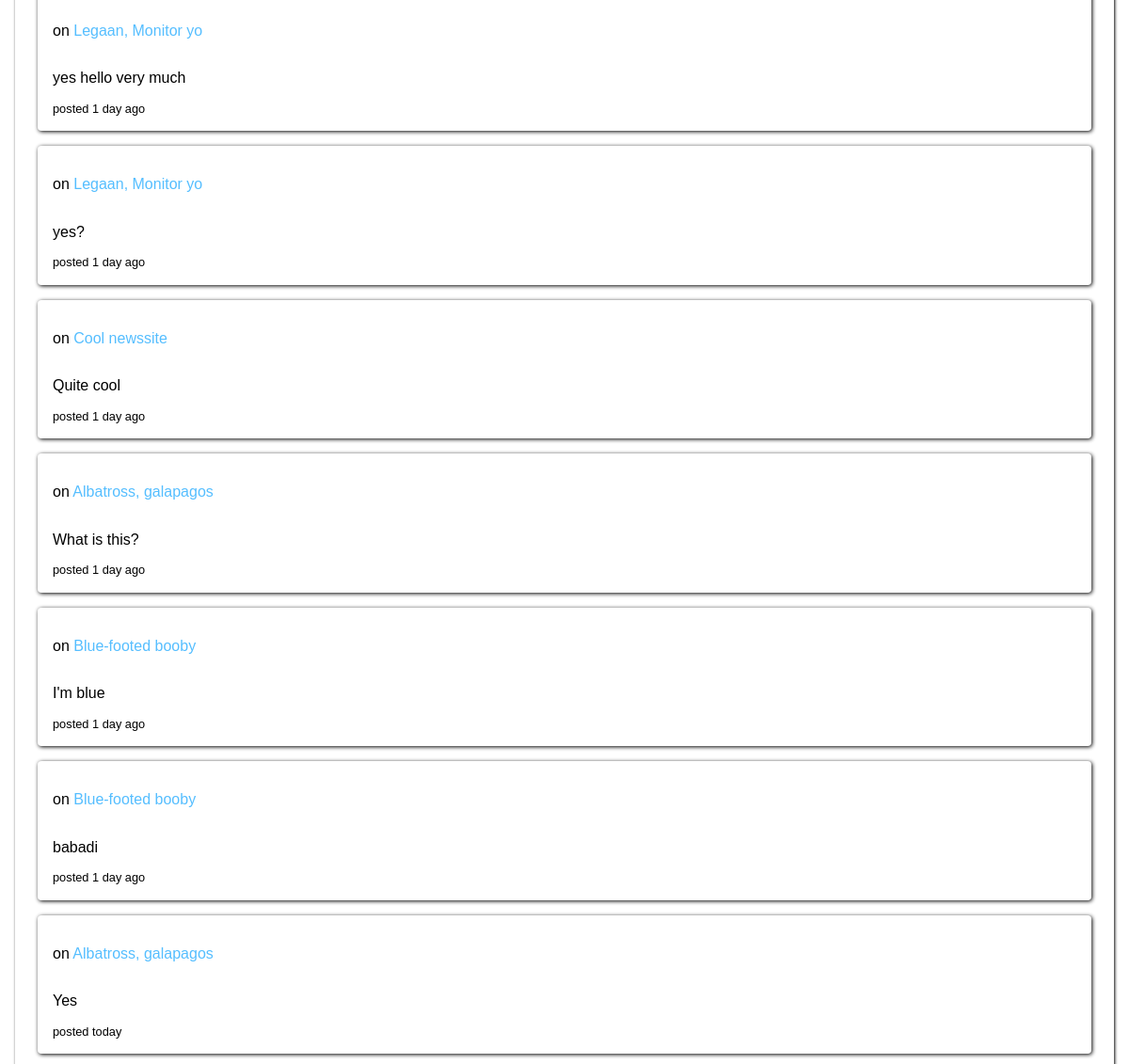
The app's page /view.php?view=profile&user_id=1 (lower part), older data.
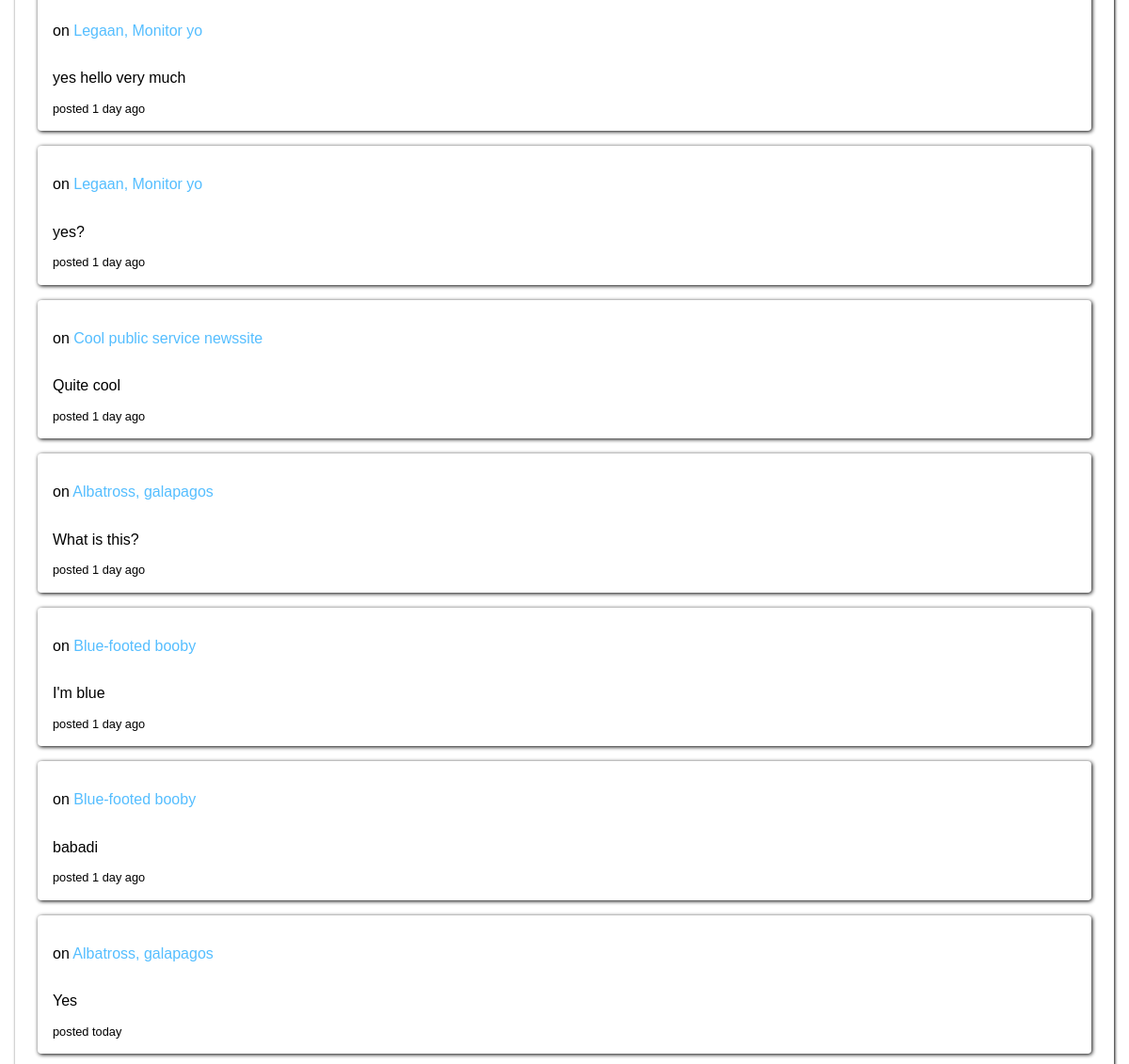
The same page, newer data.
### tables this page shows
CREATE TABLE comments (
	id INTEGER NOT NULL PRIMARY KEY AUTOINCREMENT UNIQUE,
	post_id INTEGER NOT NULL,
	user_id INTEGER NOT NULL,
	comment VARCHAR NOT NULL,
	reply INTEGER,
	creation_time DATETIME NOT NULL
);

CREATE TABLE posts (
	id INTEGER NOT NULL PRIMARY KEY AUTOINCREMENT UNIQUE,
	user_id INTEGER NOT NULL,
	title VARCHAR NOT NULL,
	description VARCHAR NOT NULL,
	url VARCHAR NOT NULL,
	creation_time DATETIME NOT NULL
);

### app/functions.php (called while the page is built, shortened)
<?php
function getAge(string $birth): string
{
    $today = new DateTime();
    $birth = new DateTime($birth);
    $interval = $today->diff($birth);
    if ($interval->m === 0 && $interval->days === 1) {
        return $interval->days . " day ago";
    } elseif ($interval->m === 0 && $interval->days > 0) {
        return $interval->days . " days ago";
    }
    return "today";
}
function fetchUserComments(int $userId, PDO $db): ?array
{
    $stmnt = $db->prepare("SELECT * FROM comments WHERE user_id = :user_id");
    $stmnt->bindParam(":user_id", $userId, PDO::PARAM_INT);
    $stmnt->execute();
    $results = $stmnt->fetchAll(PDO::FETCH_ASSOC);
    return $results;
}
function fetchPostTitle(int $postId, PDO $db): ?string
{
    $stmnt = $db->prepare("SELECT title FROM posts WHERE id = :id;");
    $stmnt->bindParam(":id", $postId, PDO::PARAM_INT);
    $stmnt->execute();
    $result = $stmnt->fetch(PDO::FETCH_ASSOC);
    return $result['title'];
}

### view.php (the view, shortened to what the changed rows need)
<?php
require __DIR__ . '/app/autoload.php';
require __DIR__ . '/views/header.php';
if (isset($_GET['view'])) {
    $view = filter_var($_GET['view'], FILTER_SANITIZE_STRING);
    if ($view === 'post') {
        if (isset($_GET['post_id'])) {
            $postId = (int)filter_var($_GET['post_id'], FILTER_SANITIZE_NUMBER_INT);
            $post = fetchPost($postId, $db);
            if (!isset($post)) {
                addMessage('Link seems to be dead!');
            } else {
                $postComments = fetchComments($postId, $db);
                $commentReplies = fetchReplies($postId, $db);
            }
        }
    } elseif ($view === 'profile') {
        if (isset($_GET['user_id'])) {
            $userId = (int)filter_var($_GET['user_id'], FILTER_SANITIZE_NUMBER_INT);
            $profile = fetchUser($userId, $db);
            if (!isset($profile)) {
                addMessage('No user like this seems to exist!');
            } else {
                $userComments = fetchUserComments($userId, $db);
            }
        }
    } elseif ($view === 'search') {
        $query = filter_var($_GET['query'], FILTER_SANITIZE_STRING);
        $searchResults = searchPosts($query, $db);
    } else {
        addMessage('Incorrect url');
        header('location: /');
        exit;
    }
} else {
    addMessage('Incorrect url');
    header('location: /');
    exit;
}
?>
<main>
    <?php if (isset($post)) : ?>
        <article class="post grid">
            <div class="top">
                <div class="votes">
                    <?php if (userLoggedIn() && userUpvote($_SESSION['user']['id'], $post['id'], $db)) : ?>
                        <button class="vote active" data-post="<?= $post['id'] ?>">▲</button>
                    <?php elseif (userLoggedIn() && !userUpvote($_SESSION['user']['id'], $post['id'], $db)) : ?>
                        <button class="vote" data-post="<?= $post['id'] ?>">▲</button>
                    <?php else : ?>
                        <button class="vote">▲</button>
                    <?php endif; ?>
                    <p class="upvotes"><?= $post['upvotes'] ?></p>
                </div>
                <a href="<?= $post['url'] ?>">
                    <h1><?= $post['title'] ?></h1>
                </a>
            </div>
            <div class="full">
                <p><?= $post['description'] ?></p>
                <p>
                    by
                    <a href="/view.php?view=profile&user_id=<?= $post['user_id'] ?>">
                        <?= fetchPoster((int)$post['user_id'], $db) ?>
                    </a>
                </p>
                <p><?= $post['creation_time'] ?></p>
                <?php if (userLoggedIn() && $post['user_id'] === $_SESSION['user']['id']) : ?>
                    <a class="button" href="/edit.php?edit=post&post_id=<?= $post['id'] ?>">edit post</a>
                <?php endif; ?>
            </div>
            <section class="comments full">
                <?php if (isset($postComments)) : ?>
                    <?php foreach ($postComments as $postComment) : ?>
                        <div class="comment">
                            <small>posted <?= getAge($postComment['creation_time']) ?></small>
                            <a href="/view.php?view=profile&user_id=<?= $postComment['user_id'] ?>"><?= fetchPoster((int)$postComment['user_id'], $db) ?> says:</a>
                            <p class="comment"><?= $postComment['comment'] ?></p>
                            <?php if (isset($commentReplies)) : ?>
                                <?php foreach ($commentReplies as $commentReply) : ?>
                                    <?php if ($commentReply['reply'] === $postComment['id']) : ?>
                                        <div class="comment reply">
                                            <small>posted <?= getAge($commentReply['creation_time']) ?></small>
                                            <a href="/view.php?view=profile&user_id=<?= $commentReply['user_id'] ?>"><?= fetchPoster((int)$commentReply['user_id'], $db) ?> replies: </a>
                                            <p class="comment"><?= $commentReply['comment'] ?></p>
                                            <?php if (userLoggedIn() && $_SESSION['user']['id'] === $commentReply['user_id']) : ?>
                                                <a class="button" href="/edit.php?edit=comment&comment_id=<?= $commentReply['id'] ?>">edit comment</a>
                                            <?php endif; ?>
                                        </div>
                                    <?php endif; ?>
                                <?php endforeach; ?>
                            <?php endif; ?>
                            <?php if (userLoggedIn()) : ?>
                                <a class="button" href="/edit.php?edit=reply&comment_id=<?= $postComment['id'] ?>">reply</a>
                            <?php endif; ?>
                            <?php if (userLoggedIn() && $_SESSION['user']['id'] === $postComment['user_id']) : ?>
                                <a class="button" href="/edit.php?edit=comment&comment_id=<?= $postComment['id'] ?>">edit comment</a>
                            <?php endif; ?>
                        </div>
                    <?php endforeach; ?>
                <?php else : ?>
                    <p>No comments yet</p>
                <?php endif; ?>
            </section>
            <?php if (userLoggedIn()) : ?>
                <form class="full" action="/app/posts/comment.php" method="post">
                    <label for="comment">comment</label>
                    <input type="hidden" id="post_id" name="post_id" value="<?= $post['id'] ?>">
                    <textarea id="comment" name="comment" rows="4" required></textarea>
                    <button type="submit">submit</button>
                </form>
            <?php else : ?>
                <a class="button" href="/login.php">login to comment</a>
            <?php endif; ?>
        </article>
    <?php elseif (isset($profile)) : ?>
        <section class="profile">
            <?php if (isset($userComments)) : ?>
                <?php foreach ($userComments as $userComment) : ?>
                    <div class="comment">
                        <p>on
                            <a href="/view.php?view=post&post_id=<?= $userComment['post_id'] ?>">
                                <?= fetchPostTitle((int)$userComment['post_id'], $db) ?>
                            </a>
                        </p>
                        <p><?= $userComment['comment'] ?></p>
                        <small>posted <?= getAge($userComment['creation_time']) ?></small>
                    </div>
                <?php endforeach; ?>
            <?php else : ?>
                <h2>no comments</h2>
            <?php endif; ?>
        </section>
    <?php endif; ?>
</main>
<?php
require __DIR__ . '/views/footer.php';
?>

Row changes from the older to the newer data that the page shows:
changed through a linked row, comments "Quite cool": post.title "Cool newssite" → "Cool public service newssite"
